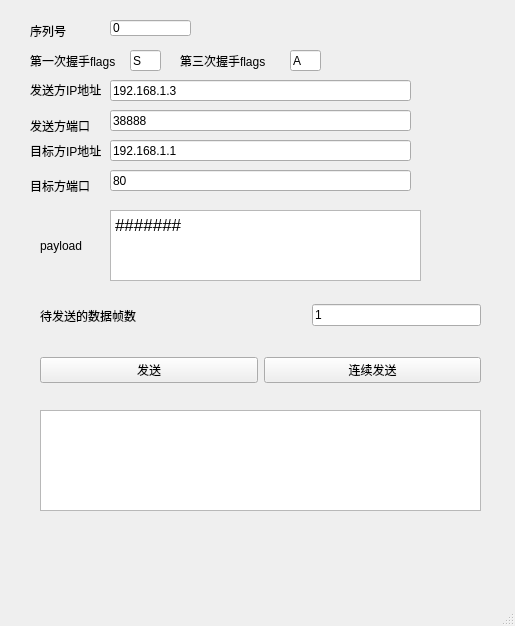
<?xml version="1.0" encoding="UTF-8"?>
<ui version="4.0">
 <class>MainWindow</class>
 <widget class="QMainWindow" name="MainWindow">
  <property name="geometry">
   <rect>
    <x>0</x>
    <y>0</y>
    <width>515</width>
    <height>626</height>
   </rect>
  </property>
  <property name="minimumSize">
   <size>
    <width>512</width>
    <height>512</height>
   </size>
  </property>
  <property name="windowTitle">
   <string>MainWindow</string>
  </property>
  <widget class="QWidget" name="centralwidget">
   <widget class="QWidget" name="horizontalLayoutWidget_3">
    <property name="geometry">
     <rect>
      <x>40</x>
      <y>280</y>
      <width>441</width>
      <height>71</height>
     </rect>
    </property>
    <layout class="QHBoxLayout" name="horizontalLayout_9">
     <item>
      <widget class="QLabel" name="label_6">
       <property name="text">
        <string>待发送的数据帧数</string>
       </property>
      </widget>
     </item>
     <item>
      <spacer name="horizontalSpacer_8">
       <property name="orientation">
        <enum>Qt::Horizontal</enum>
       </property>
       <property name="sizeHint" stdset="0">
        <size>
         <width>40</width>
         <height>20</height>
        </size>
       </property>
      </spacer>
     </item>
     <item>
      <widget class="QLineEdit" name="countInput">
       <property name="text">
        <string>1</string>
       </property>
      </widget>
     </item>
    </layout>
   </widget>
   <widget class="QWidget" name="horizontalLayoutWidget_4">
    <property name="geometry">
     <rect>
      <x>40</x>
      <y>350</y>
      <width>441</width>
      <height>41</height>
     </rect>
    </property>
    <layout class="QHBoxLayout" name="horizontalLayout_10">
     <item>
      <widget class="QPushButton" name="sendPushButton">
       <property name="text">
        <string>发送</string>
       </property>
      </widget>
     </item>
     <item>
      <widget class="QPushButton" name="sendContPushButton">
       <property name="text">
        <string>连续发送</string>
       </property>
      </widget>
     </item>
    </layout>
   </widget>
   <widget class="QTextEdit" name="resultText">
    <property name="geometry">
     <rect>
      <x>40</x>
      <y>410</y>
      <width>441</width>
      <height>101</height>
     </rect>
    </property>
   </widget>
   <widget class="QLineEdit" name="destipInput">
    <property name="geometry">
     <rect>
      <x>110</x>
      <y>140</y>
      <width>301</width>
      <height>21</height>
     </rect>
    </property>
    <property name="text">
     <string>192.168.1.1</string>
    </property>
   </widget>
   <widget class="QLabel" name="label_14">
    <property name="geometry">
     <rect>
      <x>30</x>
      <y>110</y>
      <width>111</width>
      <height>31</height>
     </rect>
    </property>
    <property name="text">
     <string>发送方端口</string>
    </property>
   </widget>
   <widget class="QLineEdit" name="srcportInput">
    <property name="geometry">
     <rect>
      <x>110</x>
      <y>110</y>
      <width>301</width>
      <height>21</height>
     </rect>
    </property>
    <property name="text">
     <string>38888</string>
    </property>
   </widget>
   <widget class="QLabel" name="label_8">
    <property name="geometry">
     <rect>
      <x>30</x>
      <y>70</y>
      <width>78</width>
      <height>39</height>
     </rect>
    </property>
    <property name="text">
     <string>发送方IP地址</string>
    </property>
   </widget>
   <widget class="QLineEdit" name="srcipInput">
    <property name="geometry">
     <rect>
      <x>110</x>
      <y>80</y>
      <width>301</width>
      <height>21</height>
     </rect>
    </property>
    <property name="text">
     <string>192.168.1.3</string>
    </property>
   </widget>
   <widget class="QLineEdit" name="destportInput">
    <property name="geometry">
     <rect>
      <x>110</x>
      <y>170</y>
      <width>301</width>
      <height>21</height>
     </rect>
    </property>
    <property name="text">
     <string>80</string>
    </property>
   </widget>
   <widget class="QLabel" name="label_15">
    <property name="geometry">
     <rect>
      <x>30</x>
      <y>170</y>
      <width>101</width>
      <height>31</height>
     </rect>
    </property>
    <property name="text">
     <string>目标方端口</string>
    </property>
   </widget>
   <widget class="QLabel" name="label_16">
    <property name="geometry">
     <rect>
      <x>30</x>
      <y>140</y>
      <width>81</width>
      <height>21</height>
     </rect>
    </property>
    <property name="text">
     <string>目标方IP地址</string>
    </property>
   </widget>
   <widget class="QTextEdit" name="payload">
    <property name="geometry">
     <rect>
      <x>110</x>
      <y>210</y>
      <width>311</width>
      <height>71</height>
     </rect>
    </property>
    <property name="html">
     <string>&lt;!DOCTYPE HTML PUBLIC &quot;-//W3C//DTD HTML 4.0//EN&quot; &quot;http://www.w3.org/TR/REC-html40/strict.dtd&quot;&gt;
&lt;html&gt;&lt;head&gt;&lt;meta name=&quot;qrichtext&quot; content=&quot;1&quot; /&gt;&lt;meta charset=&quot;utf-8&quot; /&gt;&lt;style type=&quot;text/css&quot;&gt;
p, li { white-space: pre-wrap; }
&lt;/style&gt;&lt;/head&gt;&lt;body style=&quot; font-family:'.AppleSystemUIFont'; font-size:13pt; font-weight:400; font-style:normal;&quot;&gt;
&lt;p style=&quot; margin-top:0px; margin-bottom:0px; margin-left:0px; margin-right:0px; -qt-block-indent:0; text-indent:0px;&quot;&gt;#######&lt;/p&gt;&lt;/body&gt;&lt;/html&gt;</string>
    </property>
   </widget>
   <widget class="QLabel" name="label_11">
    <property name="geometry">
     <rect>
      <x>40</x>
      <y>220</y>
      <width>71</width>
      <height>51</height>
     </rect>
    </property>
    <property name="text">
     <string>payload</string>
    </property>
   </widget>
   <widget class="QLabel" name="label_9">
    <property name="geometry">
     <rect>
      <x>30</x>
      <y>20</y>
      <width>78</width>
      <height>21</height>
     </rect>
    </property>
    <property name="text">
     <string>序列号</string>
    </property>
   </widget>
   <widget class="QLineEdit" name="seq">
    <property name="geometry">
     <rect>
      <x>110</x>
      <y>20</y>
      <width>81</width>
      <height>16</height>
     </rect>
    </property>
    <property name="text">
     <string>0</string>
    </property>
   </widget>
   <widget class="QLabel" name="label_10">
    <property name="geometry">
     <rect>
      <x>30</x>
      <y>50</y>
      <width>101</width>
      <height>21</height>
     </rect>
    </property>
    <property name="text">
     <string>第一次握手flags</string>
    </property>
   </widget>
   <widget class="QLineEdit" name="flag">
    <property name="geometry">
     <rect>
      <x>130</x>
      <y>50</y>
      <width>31</width>
      <height>21</height>
     </rect>
    </property>
    <property name="text">
     <string>S</string>
    </property>
   </widget>
   <widget class="QLabel" name="label_12">
    <property name="geometry">
     <rect>
      <x>180</x>
      <y>50</y>
      <width>101</width>
      <height>21</height>
     </rect>
    </property>
    <property name="text">
     <string>第三次握手flags</string>
    </property>
   </widget>
   <widget class="QLineEdit" name="flag1">
    <property name="geometry">
     <rect>
      <x>290</x>
      <y>50</y>
      <width>31</width>
      <height>21</height>
     </rect>
    </property>
    <property name="text">
     <string>A</string>
    </property>
   </widget>
  </widget>
  <widget class="QMenuBar" name="menubar">
   <property name="geometry">
    <rect>
     <x>0</x>
     <y>0</y>
     <width>515</width>
     <height>22</height>
    </rect>
   </property>
  </widget>
  <widget class="QStatusBar" name="statusbar"/>
 </widget>
 <resources/>
 <connections/>
</ui>
